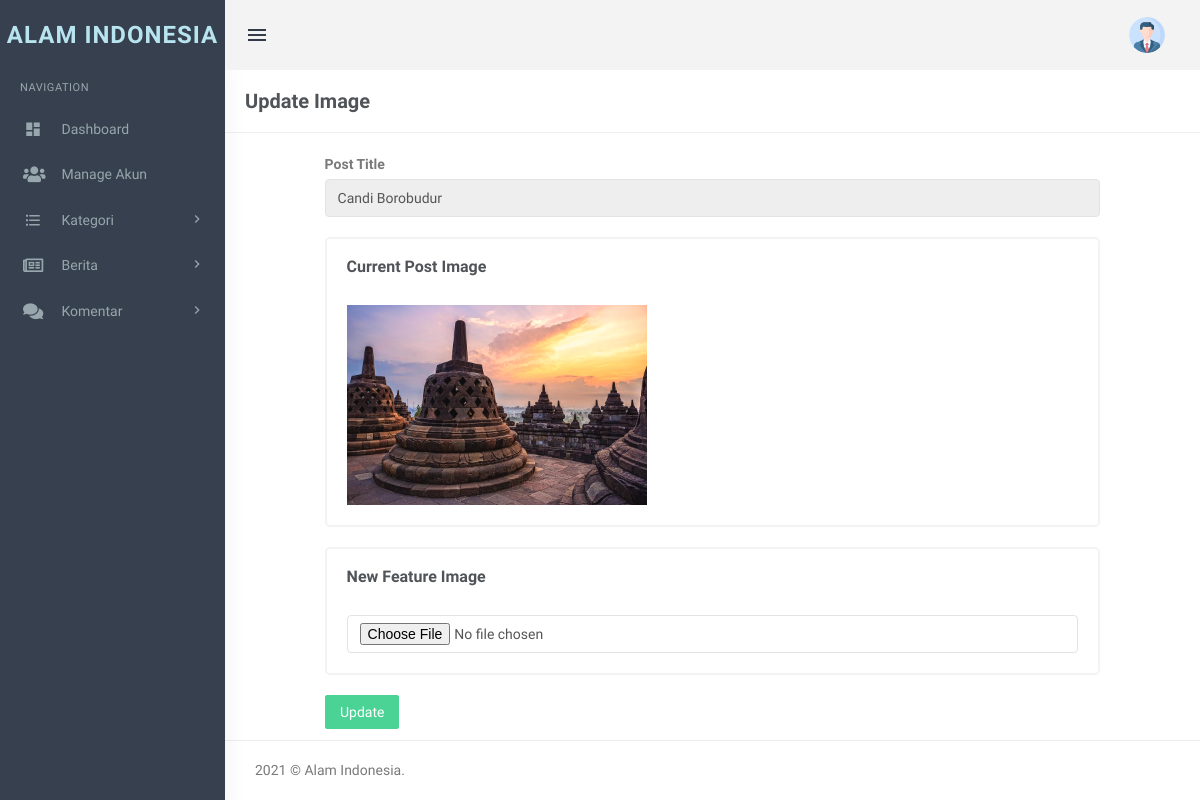
/admin/admin/change-image.php?pid=33 (signed in), run on the app's committed database.
### tables this page shows
CREATE TABLE `berita` (
  `id` int(11) NOT NULL,
  `judul` longtext DEFAULT NULL,
  `CategoryId` int(11) DEFAULT NULL,
  `ringkasan` text NOT NULL,
  `isiBerita` longtext DEFAULT NULL,
  `PostingDate` timestamp NULL DEFAULT current_timestamp(),
  `UpdationDate` timestamp NULL DEFAULT NULL ON UPDATE current_timestamp(),
  `Is_Active` int(1) DEFAULT NULL,
  `PostUrl` mediumtext DEFAULT NULL,
  `PostImage` varchar(255) DEFAULT NULL,
  `postedBy` varchar(255) DEFAULT NULL,
  `lastUpdatedBy` varchar(255) DEFAULT NULL
);

### admin/admin/change-image.php (the view, shortened to what this page needs)
<?php
include('../../includes/koneksi.php');
if (strlen($_SESSION['username']) == 0) {
    header('location:../../login/login.php');
} elseif ($_SESSION['userType'] == 0) {
    header('location:../../user.php');
} else {
?>
    <!DOCTYPE html>
    <html lang="en">
    <head>
        <link href="../plugins/summernote/summernote.css" rel="stylesheet" />
        <link href="../plugins/select2/css/select2.min.css" rel="stylesheet" type="text/css" />
        <link href="../plugins/jquery.filer/css/jquery.filer.css" rel="stylesheet" />
        <link href="../plugins/jquery.filer/css/themes/jquery.filer-dragdropbox-theme.css" rel="stylesheet" />
        <link href="assets/css/bootstrap.min.css" rel="stylesheet" type="text/css" />
        <link href="assets/css/core.css" rel="stylesheet" type="text/css" />
        <link href="assets/css/components.css" rel="stylesheet" type="text/css" />
        <link href="assets/css/icons.css" rel="stylesheet" type="text/css" />
        <link href="assets/css/pages.css" rel="stylesheet" type="text/css" />
        <link href="assets/css/menu.css" rel="stylesheet" type="text/css" />
        <link href="assets/css/responsive.css" rel="stylesheet" type="text/css" />
        <link href="../vendor/fontawesome-free/css/all.min.css" rel="stylesheet" type="text/css">
        <link rel="stylesheet" href="../plugins/switchery/switchery.min.css">
    </head>
    <body class="fixed-left">
        <div id="wrapper">
            <?php include('includes/topheader.php'); ?>
            <?php include('includes/leftsidebar.php'); ?>
            <div class="content-page">
                <div class="content">
                    <div class="container">
                        <div class="row">
                            <div class="col-xs-12">
                                <div class="page-title-box">
                                    <h4 class="page-title">Update Image </h4>
                                    <div class="clearfix"></div>
                                </div>
                            </div>
                        </div>
                        <div class="row">
                            <div class="col-sm-6">
                            </div>
                        </div>
                        <form name="addpost" method="post" enctype="multipart/form-data">
                            <?php
                            $postid = intval($_GET['pid']);
                            $query = mysqli_query($con, "select PostImage,judul from berita where id='$postid' and Is_Active=1 ");
                            while ($row = mysqli_fetch_array($query)) {
                            ?>
                                <div class="row">
                                    <div class="col-md-10 col-md-offset-1">
                                        <div class="p-6">
                                            <div class="">
                                                <form name="addpost" method="post">
                                                    <div class="form-group m-b-20">
                                                        <label for="exampleInputEmail1">Post Title</label>
                                                        <input type="text" class="form-control" id="judul" value="<?php echo htmlentities($row['judul']); ?>" name="judul" readonly>
                                                    </div>
                                                    <div class="row">
                                                        <div class="col-sm-12">
                                                            <div class="card-box">
                                                                <h4 class="m-b-30 m-t-0 header-title"><b>Current Post Image</b></h4>
                                                                <img src="postimages/<?php echo htmlentities($row['PostImage']); ?>" width="300" />
                                                                <br />
                                                            </div>
                                                        </div>
                                                    </div>
                                                <?php } ?>
                                                <div class="row">
                                                    <div class="col-sm-12">
                                                        <div class="card-box">
                                                            <h4 class="m-b-30 m-t-0 header-title"><b>New Feature Image</b></h4>
                                                            <input type="file" class="form-control" id="postimage" name="postimage" required>
                                                        </div>
                                                    </div>
                                                </div>
                                                <button type="submit" name="update" class="btn btn-success waves-effect waves-light">Update </button>
                                                </form>
                                            </div>
                                        </div>
                                    </div>
                                </div>
                    </div>
                </div>
                <?php include('includes/footer.php'); ?>
            </div>
        </div>
    </body>
    </html>
<?php } ?>

### admin/admin/assets/css/core.css (style rules this page uses)
body { font-family: 'Varela Round', sans-serif; margin: 0; padding-bottom: 60px; overflow-x: hidden; color: #797979; }
html { position: relative; min-height: 100%; }
.h1, .h2, .h3, .h4, .h5, .h6, h1, h2, h3, h4, h5, h6 { color: #505458; font-family: 'Hind Madurai', sans-serif; margin: 10px 0; }
* { outline: none !important; }
b, strong { font-weight: 600; font-family: 'Hind Madurai', sans-serif; }
.container { width: auto; }
#wrapper { height: 100%; overflow: hidden; width: 100%; }
.m-t-0 { margin-top: 0 !important; }
.m-b-20 { margin-bottom: 20px !important; }
.m-b-30 { margin-bottom: 30px !important; }
.card-box { padding: 20px; border: 2px solid #f3f3f3; -webkit-border-radius: 5px; border-radius: 5px; -moz-border-radius: 5px; background-clip: padding-box; margin-bottom: 20px; background-color: #ffffff; }
.row { margin-right: -10px; margin-left: -10px; }
.col-lg-1, .col-lg-10, .col-lg-11, .col-lg-12, .col-lg-2, .col-lg-3, .col-lg-4, .col-lg-5, .col-lg-6, .col-lg-7, .col-lg-8, .col-lg-9, .col-md-1, .col-md-10, .col-md-11, .col-md-12, .col-md-2, .col-md-3, .col-md-4, .col-md-5, .col-md-6, .col-md-7, .col-md-8, .col-md-9, .col-sm-1, .col-sm-10, .col-sm-11, .col-sm-12, .col-sm-2, .col-sm-3, .col-sm-4, .col-sm-5, .col-sm-6, .col-sm-7, .col-sm-8, .col-sm-9, .col-xs-1, .col-xs-10, .col-xs-11, .col-xs-12, .col-xs-2, .col-xs-3, .col-xs-4, .col-xs-5, .col-xs-6, .col-xs-7, .col-xs-8, .col-xs-9 { padding-left: 10px; padding-right: 10px; }
.waves-effect { position: relative; cursor: pointer; display: inline-block; overflow: hidden; -webkit-user-select: none; -moz-user-select: none; -ms-user-select: none; user-select: none; -webkit-tap-highlight-color: transparent; vertical-align: middle; z-index: 1; will-change: opacity, transform; -webkit-transition: all 0.3s ease-out; -moz-transition: all 0.3s ease-out; -o-transition: all 0.3s ease-out; -ms-transition: all 0.3s ease-out; transition: all 0.3s ease-out; }

### admin/admin/assets/css/menu.css (style rules this page uses)
.content-page { margin-left: 225px; overflow: hidden; }
.content-page .content { padding: 0 5px 10px 5px; margin-top: 70px; }
.page-title { font-size: 20px; margin-bottom: 0; margin-top: 0; font-weight: 600; }
.header-title { font-size: 16px; line-height: 16px; margin-bottom: 8px; font-weight: 600; }
.page-title-box { padding: 20px; border-bottom: 1px solid #eee; margin: 0 -20px 20px -20px; }
.page-title-box .page-title { margin-bottom: 0; float: left; }

### data on the page
berita: judul "Candi Borobudur", PostImage (picture)
